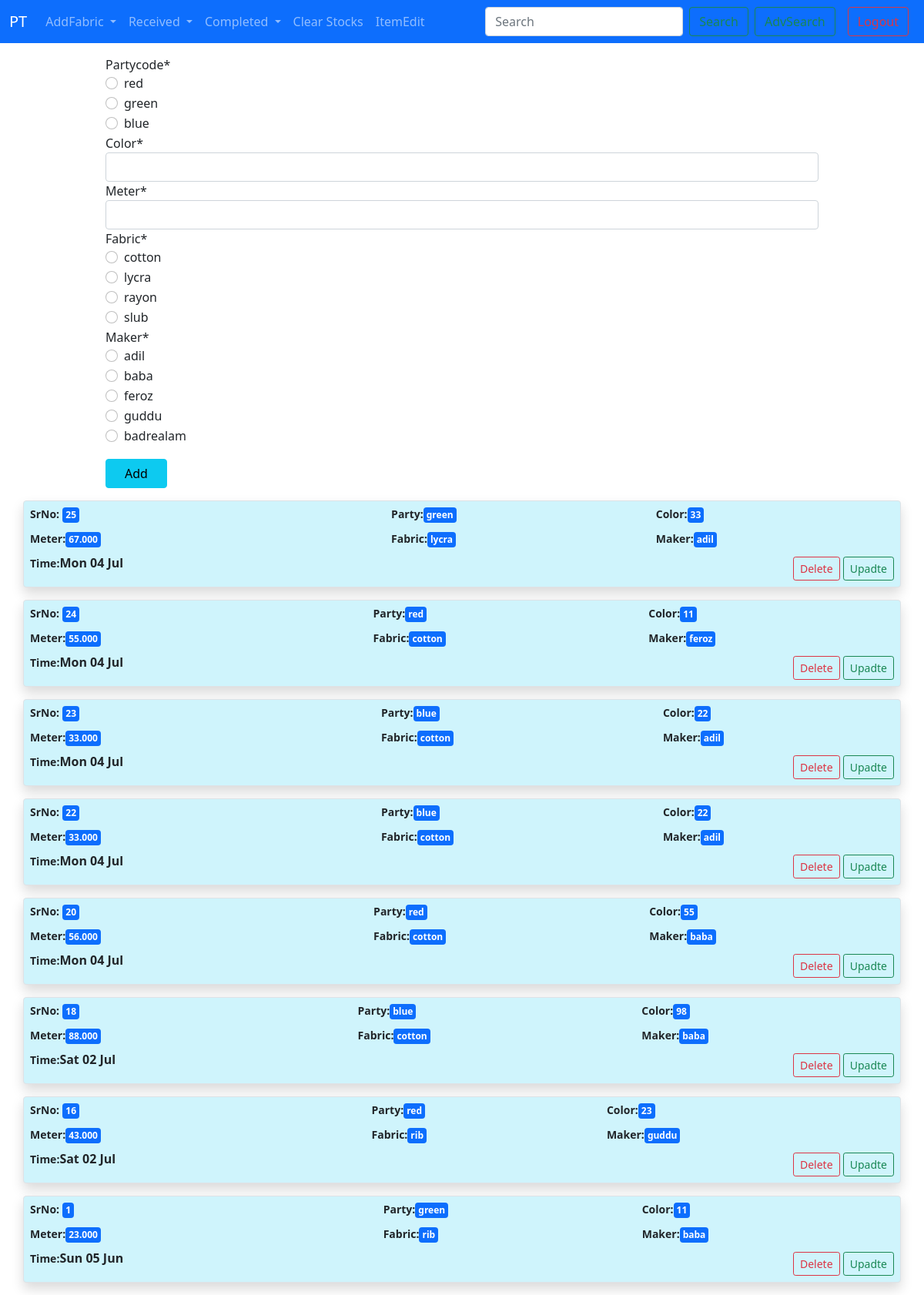
The app's page / (signed in) with its own data.
### stocks/models.py (models this page shows)
class Fabrics(models.Model):
    partycode = models.CharField(max_length=10,)
    color = models.PositiveIntegerField()
    meter = models.DecimalField(max_digits=6, decimal_places=3)
    fabric = models.CharField(max_length=20)
    maker = models.CharField(max_length=15)
    time = models.DateTimeField(default=datetime.now())
    cutting = models.PositiveIntegerField(default=0)
    item = models.CharField(max_length=20,blank=True)
    cut_time = models.DateTimeField(null=True)
    rec_pcs = models.PositiveIntegerField(default=0)
    gr_pcs = models.PositiveIntegerField(default=0)
    completed = models.BooleanField(default=False)
    hsb_clr = models.BooleanField(default=False)

### stocks/views.py (the view)
# urls.py: path('', views.addshow,name='addshow'),
@user_passes_test(lambda u: u.is_superuser)
def addshow(request):
    if request.method == 'POST':
        ff = AddFabrics(request.POST)
        if ff.is_valid():
            pc=ff.cleaned_data['partycode']
            c=ff.cleaned_data['color']
            m=ff.cleaned_data['meter']
            f=ff.cleaned_data['fabric']
            mk=ff.cleaned_data['maker']
            reg=Fabrics(partycode=pc,color=c,meter=m,fabric=f,maker=mk)
            reg.save()
        ff = AddFabrics()
        return HttpResponseRedirect('/')
    else:
        ff = AddFabrics()
        fabs=Fabrics.objects.filter(cutting=0)
        makers=Makers.objects.all()
    return render(request, 'addshow.html',{'fabform':ff,'fabs':fabs,'makers':makers})

### stocks/forms.py
class AddFabrics(forms.ModelForm):
    partycode = forms.ChoiceField(choices=pcl, widget=forms.RadioSelect(attrs={'class':'form-check-input'}))
    fabric = forms.ChoiceField(choices=fl, widget=forms.RadioSelect(attrs={'class':'form-check-input'}))
    maker = forms.ChoiceField(choices=ml, widget=forms.RadioSelect(attrs={'class':'form-check-input'}))
    class Meta:
        model = Fabrics
        fields = ['partycode','color','meter','fabric','maker']
        labels = {'partycode':'Party_Code','color':'Color','meter':'Meter','fabric':'Fabric','maker':'Maker'}
        widgets={
            'color': forms.NumberInput(attrs={'class':'form-control'}),
            'meter': forms.NumberInput(attrs={'class':'form-control'}),
        }

### templates/addshow.html (shortened to what this page needs)
{% extends 'base.html' %}
{% load crispy_forms_filters %}
{% block body %}
<div class="container">
  <div class="row justify-content-center">
    <div class="col-sm-10 form-group">
      <form action="" method='POST'>
        {{fabform|crispy }}
        <input type="submit" class='btn btn-info my-3 px-4' value="Add">
      </form>
    </div>
    {% if request.user_agent.is_mobile == False %}
    <div class="col-sm-10 form-group">
      <table class="table table-hover">
        <thead>
          <tr>
            <th scope="col">Sr No</th>
            <th scope="col">PartyCode</th>
            <th scope="col">Color</th>
            <th scope="col">Meter</th>
            <th scope="col">Fabric</th>
            <th scope="col">Maker</th>
            <th scope="col">Time</th>
            <th scope="col">Action</th>
          </tr>
        </thead>
        <tbody>
          {% for fab in fabs reversed %}
          <tr>
            <th scope="row">{{fab.id}}</th>
            <td>{{fab.partycode}}</td>
            <td>{{fab.color}}</td>
            <td>{{fab.meter}}</td>
            <td>{{fab.fabric}}</td>
            <td>{{fab.maker}}</td>
            <td>{{fab.time}}</td>
            <td>
              <a href='{% url 'deletedata' fab.id %}' class='btn btn-sm btn-outline-danger p-1 mx-1'>Delete</a>
              <a href='{% url 'updatedata' fab.id %}' class='btn btn-sm btn-outline-success'>Upadte</a>
            </td>
          </tr>
          {% endfor %}
        </tbody>
      </table>
    </div>
    {% else %}
    {% for fab in fabs reversed %}
    <div class="col-12 border alert alert-info shadow p-0 fw-bold">
        <table class="table table-borderless m-0">
          <tbody>
            <tr>
              <td class='py-1'><small>SrNo:</small> <button class='badge bg-primary border-0 p-1'>{{fab.id}}</button></td>
              <td class='py-1'><small>Party:</small><button class='badge bg-primary border-0 p-1'>{{fab.partycode}}</button></td>
              <td class='py-1'><small>Color:</small><button class='badge bg-primary border-0 p-1'>{{fab.color}}</button></td>
            </tr>
            <tr>
              <td class='py-1'><small>Meter:</small><button class='badge bg-primary border-0 p-1'>{{fab.meter}}</button></td>
              <td class='py-1'><small>Fabric:</small><button class='badge bg-primary border-0 p-1'>{{fab.fabric}}</button></td>
              <td class='py-1'><small>Maker:</small><button class='badge bg-primary border-0 p-1'>{{fab.maker}}</button></td>
            </tr>
            <tr>
              <td class='py-1'><small>Time:</small>{{fab.time|date:"D d M"}}</td>
              <td colspan='2' class='text-end'>
                <a href='{% url 'deletedata' fab.id %}' class='btn btn-sm btn-outline-danger'>Delete</a>
                <a href='{% url 'updatedata' fab.id %}' class='btn btn-sm btn-outline-success'>Upadte</a>
              </td>
            </tr>
          </tbody>
        </table>
    </div>
    {% endfor %}
    {% endif %}
    </div>
  </div>
{% endblock body %}

### templates/base.html (shortened to what this page needs)
<!DOCTYPE html>
<html lang="en">
<head>
  <link href="https://cdn.jsdelivr.net/npm/bootstrap@5.1.3/dist/css/bootstrap.min.css" rel="stylesheet"
 />
</head>
<body>
  <nav class="navbar navbar-expand-lg navbar-dark bg-primary mb-3">
    <div class="container-fluid">
      {% if user.first_name == 'nisar' %}
      <a class="navbar-brand" href="{% url 'addshow' %}">PT</a>
      {% endif %}
      <div class="collapse navbar-collapse" id="navbarSupportedContent">
        <ul class="navbar-nav me-auto mb-2 mb-lg-0">
          {% if user.first_name == 'nisar' %}
          <li class="nav-item dropdown">
            <a class="nav-link dropdown-toggle" href="#" id="navbarDropdown1" role="button" data-bs-toggle="dropdown"
              aria-expanded="false">
              AddFabric
            </a>
          </li>
          <li class="nav-item dropdown">
            <a class="nav-link dropdown-toggle" href="#" id="navbarDropdown2" role="button" data-bs-toggle="dropdown"
              aria-expanded="false">
              Received
            </a>
          </li>
          <li class="nav-item dropdown">
            <a class="nav-link dropdown-toggle" href="#" id="navbarDropdown1" role="button" data-bs-toggle="dropdown"
              aria-expanded="false">
              Completed
            </a>
          </li>
          <li class="nav-item">
            <a class="nav-link" href="{% url 'clrstk' %}">Clear Stocks</a>
          </li>
          <li class="nav-item">
            <a class="nav-link" href="{% url 'itemedit' %}">ItemEdit</a>
          </li>
          {% endif %}
        </ul>
        <form method="GET" action="/search" class="d-flex">
            {% if user.first_name == 'nisar' %}
            <input name="query" id="query" class="form-control me-2" type="search" placeholder="Search"
              aria-label="Search" />
            <button class="btn btn-outline-success" type="submit">
            </button>
            <a href="{% url 'advsearch' %}" class="btn btn-outline-success mx-2">AdvSearch</a>
            {% endif %}
          </form>
        </div>
        {% if user.is_authenticated %}
        <a href="{% url 'ulogout' %}" class="btn btn-outline-danger mx-2">Logout</a>
        {% endif %}
      </div>
  </nav>
  {% block body %} {% endblock body %}
</body>
</html>

### records on screen
Fabrics: id "25", partycode "green", color "33", meter "67.000", fabric "lycra", maker "adil", time "Mon 04 Jul"
Fabrics: id "24", partycode "red", color "11", meter "55.000", fabric "cotton", maker "feroz", time "Mon 04 Jul"
Fabrics: id "23", partycode "blue", color "22", meter "33.000", fabric "cotton", maker "adil", time "Mon 04 Jul"
Fabrics: id "22", partycode "blue", color "22", meter "33.000", fabric "cotton", maker "adil", time "Mon 04 Jul"
Fabrics: id "20", partycode "red", color "55", meter "56.000", fabric "cotton", maker "baba", time "Mon 04 Jul"
Fabrics: id "18", partycode "blue", color "98", meter "88.000", fabric "cotton", maker "baba", time "Sat 02 Jul"
Fabrics: id "16", partycode "red", color "23", meter "43.000", fabric "rib", maker "guddu", time "Sat 02 Jul"
Fabrics: id "1", partycode "green", color "11", meter "23.000", fabric "rib", maker "baba", time "Sun 05 Jun"
